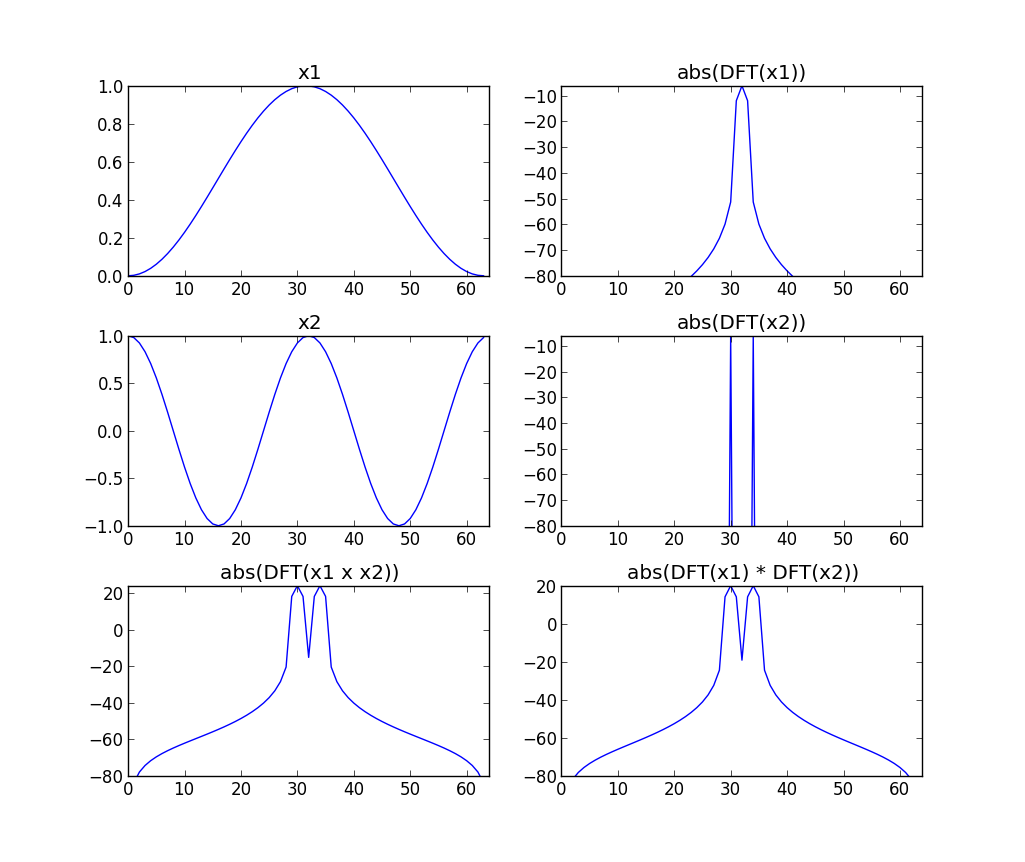

Write Python code to recreate this figure.
import matplotlib.pyplot as plt
import numpy as np
from scipy.fftpack import fft, fftshift

plt.figure(1)
M = 64
N = 512
x1 = np.hanning(M)
x2 = np.cos(2*np.pi*2/M*np.arange(M))
y1 = x1*x2
mY1 = 20 * np.log10(np.abs(fftshift(fft(y1, M))))

plt.subplot(3,2,1)
plt.title('x1')
plt.plot(x1)
plt.axis([0,M,0,1])

plt.subplot(3,2,3)
plt.title('x2')
plt.plot(x2)
plt.axis([0,M,-1,1])

plt.subplot(3,2,5)
plt.title('abs(DFT(x1 x x2))')
plt.plot(mY1)
plt.axis([0,M,-80,max(mY1)])

Y2 = np.convolve(fftshift(fft(x1, M)), fftshift(fft(x2, M)))
mY2 = 20 * np.log10(np.abs(Y2)) - 40
mX1 = 20 * np.log10(np.abs(fftshift(fft(x1, M)))/M)
mX2 = 20 * np.log10(np.abs(fftshift(fft(x2, M)))/M)

plt.subplot(3,2,2)
plt.title('abs(DFT(x1))')
plt.plot(mX1)
plt.axis([0,M,-80,max(mX1)])

plt.subplot(3,2,4)
plt.title('abs(DFT(x2))')
plt.plot(mX2)
plt.axis([0,M,-80,max(mX2)])

plt.subplot(3,2,6)
plt.title('abs(DFT(x1) * DFT(x2))')
plt.plot(mY2[M/2:M+M/2])
plt.axis([0,M,-80,max(mY2)])


plt.show()
